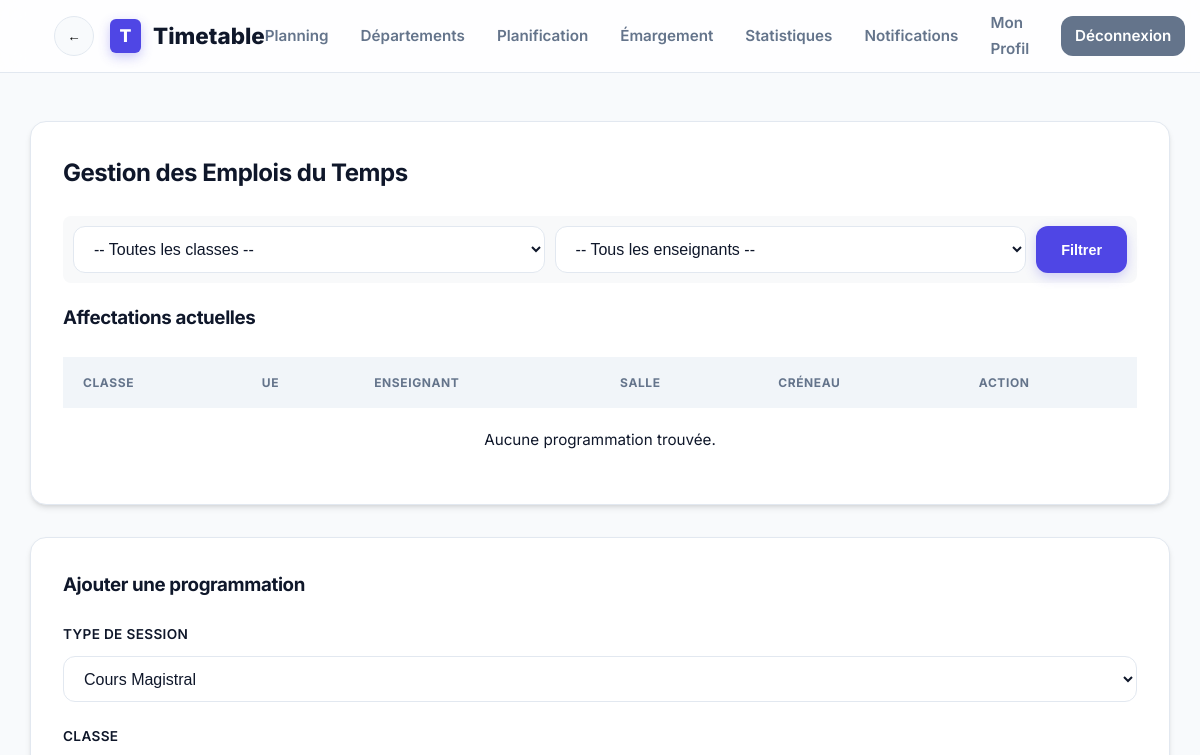
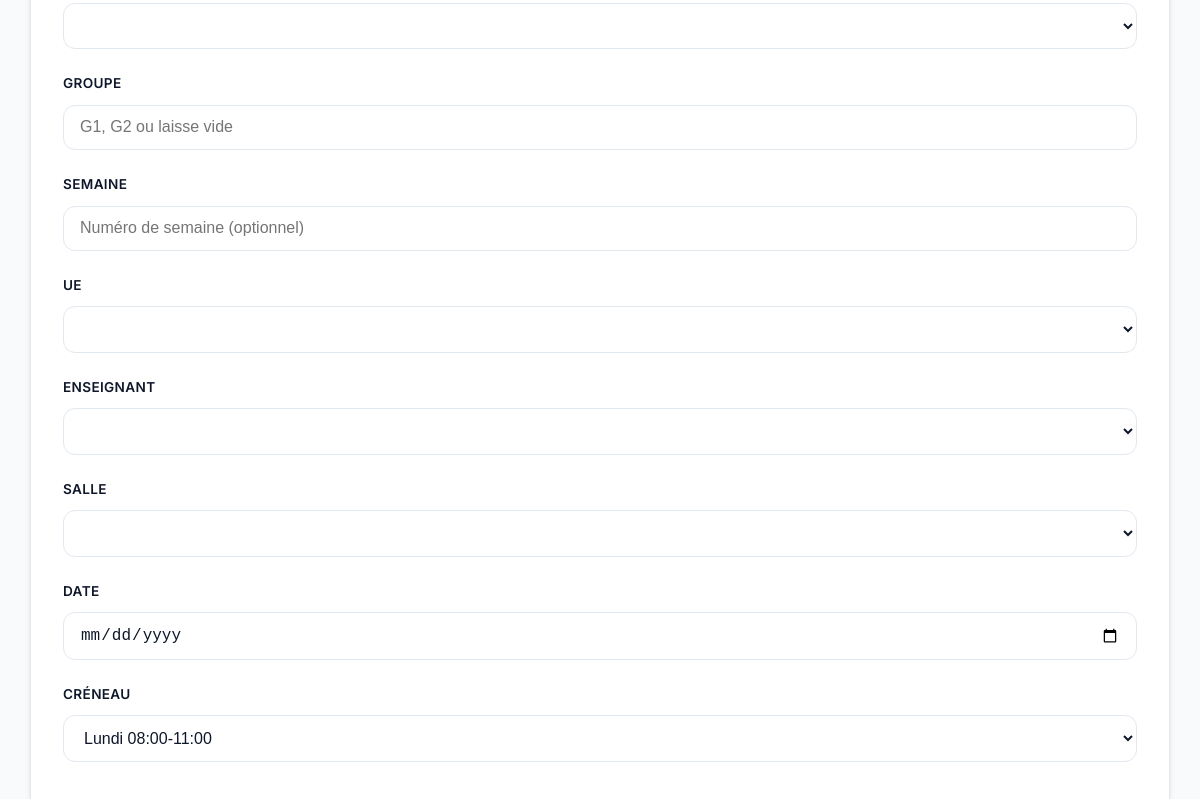
/timetable_app/modules/scheduling/manage.php (signed in, upper part), run on an earlier commit of the app's database (2 pictures, top to bottom).
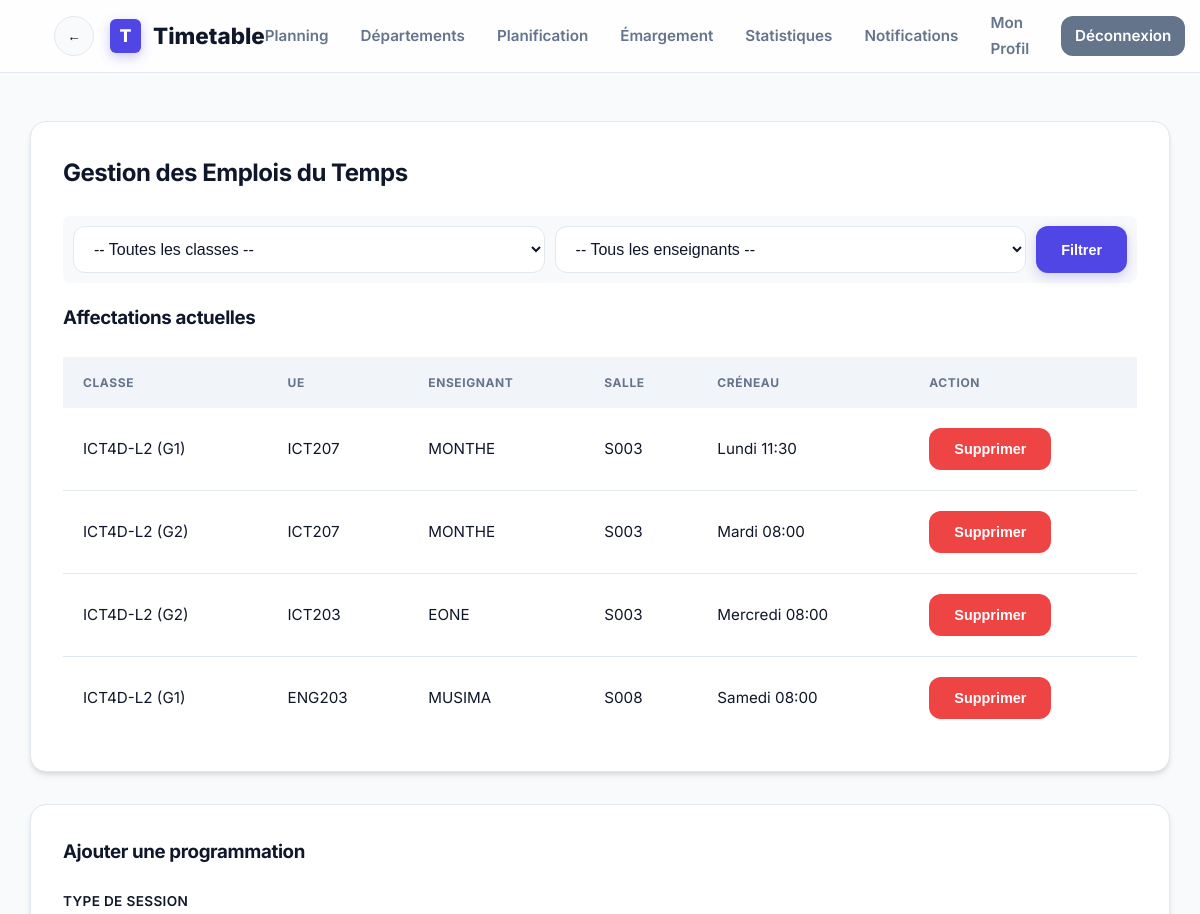
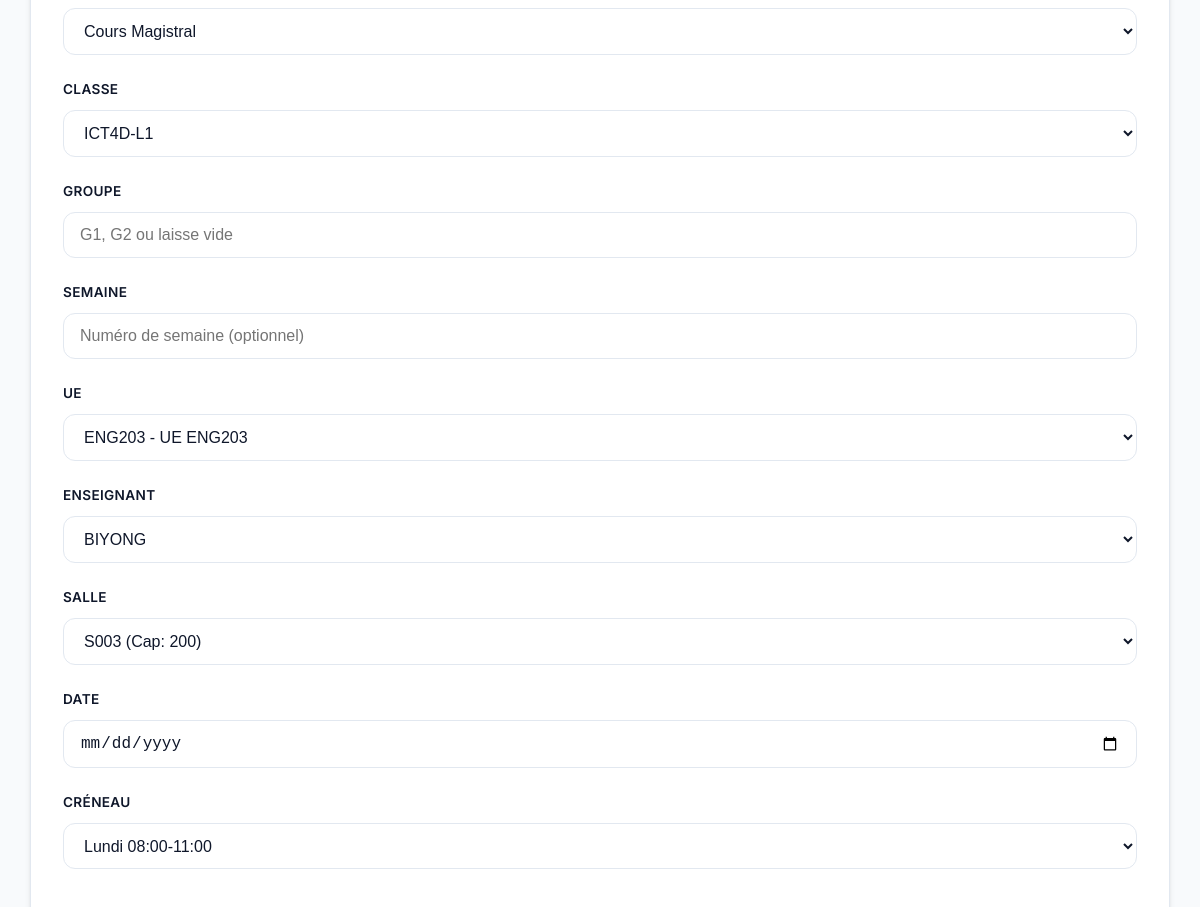
And on a later commit of the database (2 pictures, top to bottom).
### tables this page shows
CREATE TABLE `timetable` (
  `id` int(11) NOT NULL AUTO_INCREMENT,
  `class_id` int(11) DEFAULT NULL,
  `course_id` int(11) DEFAULT NULL,
  `teacher_id` int(11) DEFAULT NULL,
  `room_id` int(11) DEFAULT NULL,
  `slot_id` int(11) DEFAULT NULL,
  `semester_id` int(11) DEFAULT NULL,
  `week_number` int(11) DEFAULT NULL,
  `date_passage` date DEFAULT NULL,
  `group_name` varchar(10) DEFAULT NULL,
  `type` varchar(20) DEFAULT 'CM',
  PRIMARY KEY (`id`),
  KEY `class_id` (`class_id`),
  KEY `course_id` (`course_id`),
  KEY `teacher_id` (`teacher_id`),
  KEY `room_id` (`room_id`),
  KEY `slot_id` (`slot_id`),
  KEY `semester_id` (`semester_id`),
  CONSTRAINT `timetable_ibfk_1` FOREIGN KEY (`class_id`) REFERENCES `classes` (`id`),
  CONSTRAINT `timetable_ibfk_2` FOREIGN KEY (`course_id`) REFERENCES `courses` (`id`),
  CONSTRAINT `timetable_ibfk_3` FOREIGN KEY (`teacher_id`) REFERENCES `teachers` (`id`),
  CONSTRAINT `timetable_ibfk_4` FOREIGN KEY (`room_id`) REFERENCES `rooms` (`id`),
  CONSTRAINT `timetable_ibfk_5` FOREIGN KEY (`slot_id`) REFERENCES `slots` (`id`),
  CONSTRAINT `timetable_ibfk_6` FOREIGN KEY (`semester_id`) REFERENCES `semesters` (`id`)
);

CREATE TABLE `classes` (
  `id` int(11) NOT NULL AUTO_INCREMENT,
  `program_id` int(11) DEFAULT NULL,
  `name` varchar(50) NOT NULL,
  `size` int(11) DEFAULT NULL,
  `semester_id` int(11) DEFAULT NULL,
  PRIMARY KEY (`id`),
  KEY `program_id` (`program_id`),
  KEY `semester_id` (`semester_id`),
  CONSTRAINT `classes_ibfk_1` FOREIGN KEY (`program_id`) REFERENCES `programs` (`id`),
  CONSTRAINT `classes_ibfk_2` FOREIGN KEY (`semester_id`) REFERENCES `semesters` (`id`)
);

CREATE TABLE `courses` (
  `id` int(11) NOT NULL AUTO_INCREMENT,
  `code` varchar(20) NOT NULL,
  `title` varchar(200) NOT NULL,
  `program_id` int(11) DEFAULT NULL,
  PRIMARY KEY (`id`),
  KEY `program_id` (`program_id`),
  CONSTRAINT `courses_ibfk_1` FOREIGN KEY (`program_id`) REFERENCES `programs` (`id`)
);

CREATE TABLE `teachers` (
  `id` int(11) NOT NULL AUTO_INCREMENT,
  `user_id` int(11) DEFAULT NULL,
  `name` varchar(100) NOT NULL,
  `email` varchar(100) DEFAULT NULL,
  `department_id` int(11) DEFAULT NULL,
  `program_id` int(11) DEFAULT NULL,
  `room_id` int(11) DEFAULT NULL,
  PRIMARY KEY (`id`),
  KEY `user_id` (`user_id`),
  KEY `department_id` (`department_id`),
  KEY `fk_teacher_program` (`program_id`),
  KEY `fk_teacher_room` (`room_id`),
  CONSTRAINT `fk_teacher_program` FOREIGN KEY (`program_id`) REFERENCES `programs` (`id`),
  CONSTRAINT `fk_teacher_room` FOREIGN KEY (`room_id`) REFERENCES `rooms` (`id`),
  CONSTRAINT `teachers_ibfk_1` FOREIGN KEY (`user_id`) REFERENCES `users` (`id`),
  CONSTRAINT `teachers_ibfk_2` FOREIGN KEY (`department_id`) REFERENCES `departments` (`id`)
);

CREATE TABLE `rooms` (
  `id` int(11) NOT NULL AUTO_INCREMENT,
  `name` varchar(50) NOT NULL,
  `capacity` int(11) NOT NULL,
  `is_predefined` tinyint(1) DEFAULT 1,
  PRIMARY KEY (`id`)
);

CREATE TABLE `slots` (
  `id` int(11) NOT NULL AUTO_INCREMENT,
  `day` varchar(20) NOT NULL,
  `start_time` varchar(10) NOT NULL,
  `end_time` varchar(10) NOT NULL,
  PRIMARY KEY (`id`)
);

### timetable_app/modules/scheduling/manage.php (the view, shortened to what the changed rows need)
<?php
require_once __DIR__ . '/../../includes/config.php';
$role = $_SESSION['role'];
$current_teacher_id = null;
$highlight_ids = isset($_GET['highlight']) ? explode(',', $_GET['highlight']) : [];
$sql = "SELECT t.*, c.name as class_name, co.code as course_code, te.name as teacher_name, r.name as room_name, s.day, s.start_time, s.end_time
        FROM timetable t
        JOIN classes c ON t.class_id = c.id
        JOIN courses co ON t.course_id = co.id
        JOIN teachers te ON t.teacher_id = te.id
        JOIN rooms r ON t.room_id = r.id
        JOIN slots s ON t.slot_id = s.id
        WHERE 1=1";
$params = [];
$sql .= " ORDER BY s.id, t.week_number";
$stmt = $pdo->prepare($sql);
$stmt->execute($params);
$timetable = $stmt->fetchAll();
$classes = $pdo->query("SELECT * FROM classes ORDER BY name")->fetchAll();
$courses = $pdo->query("SELECT * FROM courses ORDER BY code")->fetchAll();
$teachers = $pdo->query("SELECT * FROM teachers ORDER BY name")->fetchAll();
$rooms = $pdo->query("SELECT * FROM rooms ORDER BY name")->fetchAll();
require_once __DIR__ . '/../../includes/header.php';
?>
<div class="card">
    <h2>Gestion des Emplois du Temps</h2>
    <table class="table">
        <thead><tr><th>Classe</th><th>UE</th><th>Enseignant</th><th>Salle</th><th>Créneau</th><th>Action</th></tr></thead>
        <tbody>
            <?php if (empty($timetable)): ?>
                <tr><td colspan="6" style="text-align: center;">Aucune programmation trouvée.</td></tr>
            <?php endif; ?>
            <?php foreach ($timetable as $entry): ?>
                <?php
                $is_highlighted = in_array($entry['id'], $highlight_ids);
                ?>
                <tr class="<?php echo $is_highlighted ? 'highlight-conflict' : ''; ?>">
                    <td><?php echo htmlspecialchars($entry['class_name']); ?> <?php echo $entry['group_name'] ? "(".htmlspecialchars($entry['group_name']).")" : ''; ?></td>
                    <td><?php echo htmlspecialchars($entry['course_code']); ?></td>
                    <td><?php echo htmlspecialchars($entry['teacher_name']); ?></td>
                    <td><?php echo htmlspecialchars($entry['room_name']); ?></td>
                    <td>
                        <?php echo $entry['day']; ?> <?php echo $entry['start_time']; ?>
                    </td>
                    <td>
                        <?php if ($role === 'admin' || ($role === 'teacher' && $entry['teacher_id'] == $current_teacher_id)): ?>
                        <form method="POST" style="display:inline;">
                            <button type="submit" class="btn btn-danger" onclick="return confirm('Supprimer?')">Supprimer</button>
                        </form>
                        <?php endif; ?>
                    </td>
                </tr>
            <?php endforeach; ?>
        </tbody>
    </table>
</div>
<div class="card">
    <form method="POST">
        <div class="form-group"><label>Classe</label><select name="class_id" class="form-control" required><?php foreach($classes as $c) echo "<option value='{$c['id']}'>{$c['name']}</option>"; ?></select></div>
        <div class="form-group"><label>UE</label><select name="course_id" class="form-control" required><?php foreach($courses as $c) echo "<option value='{$c['id']}'>{$c['code']} - {$c['title']}</option>"; ?></select></div>
        <?php if ($role === 'admin'): ?>
            <div class="form-group"><label>Enseignant</label><select name="teacher_id" class="form-control" required><?php foreach($teachers as $t) echo "<option value='{$t['id']}'>{$t['name']}</option>"; ?></select></div>
        <?php else: ?>
            <input type="hidden" name="teacher_id" value="<?php echo $current_teacher_id; ?>">
            <div class="form-group"><label>Enseignant</label><input type="text" class="form-control" value="<?php echo htmlspecialchars($_SESSION['full_name']); ?>" disabled></div>
        <?php endif; ?>
        <div class="form-group"><label>Salle</label><select name="room_id" class="form-control" required><?php foreach($rooms as $r) echo "<option value='{$r['id']}'>{$r['name']} (Cap: {$r['capacity']})</option>"; ?></select></div>
    </form>
</div>
<?php
require_once __DIR__ . '/../../includes/footer.php';
?>

What changed in the data, as far as the page shows it:
added timetable: class.name "ICT4D-L2", group_name "G1", course.code "ICT207", teacher.name "MONTHE", room.name "S003", slot.day "Lundi", slot.start_time "11:30"
added timetable: class.name "ICT4D-L2", group_name "G2", course.code "ICT207", teacher.name "MONTHE", room.name "S003", slot.day "Mardi", slot.start_time "08:00"
added timetable: class.name "ICT4D-L2", group_name "G2", course.code "ICT203", teacher.name "EONE", room.name "S003", slot.day "Mercredi", slot.start_time "08:00"
added timetable: class.name "ICT4D-L2", group_name "G1", course.code "ENG203", teacher.name "MUSIMA", room.name "S008", slot.day "Samedi", slot.start_time "08:00"
Also different on the page:
form field class_id: (not shown) → "ICT4D-L1"
form field course_id: (not shown) → "ENG203 - UE ENG203"
form field teacher_id: (not shown) → "BIYONG"
form field room_id: (not shown) → "S003 (Cap: 200)"
text no longer shown: "Aucune programmation trouvée."
